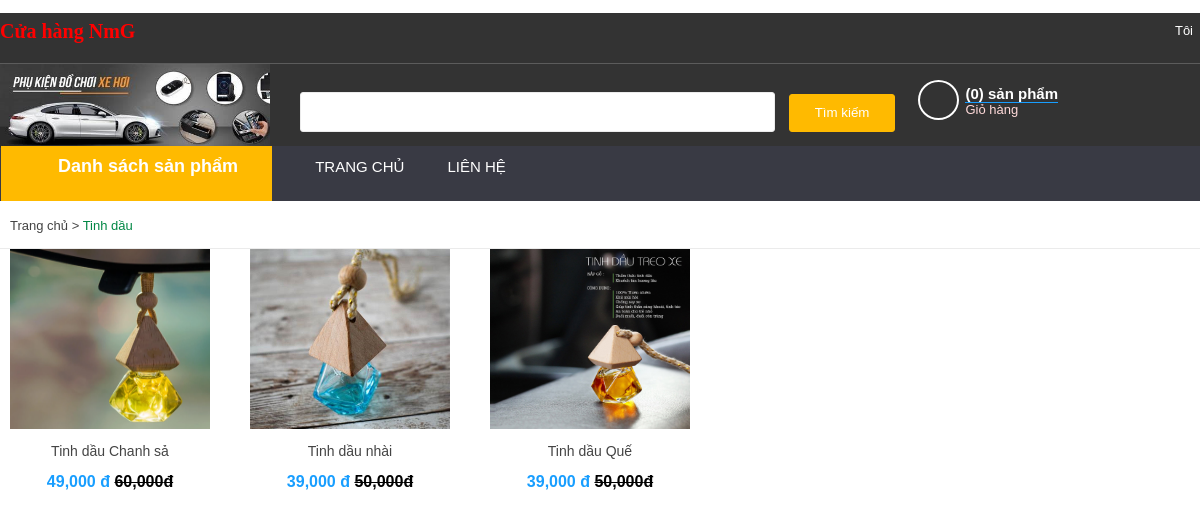
The app's page /indexSanpham.php?mod=dssp&id=1 with its own data.
### tables this page shows
CREATE TABLE `loaisanpham` (
  `MaLoaiSanPham` int(11) NOT NULL,
  `TenLoaiSanPham` varchar(64) DEFAULT NULL,
  `BiXoa` tinyint(1) DEFAULT 0
);

CREATE TABLE `sanpham` (
  `MaSanPham` int(11) NOT NULL,
  `TenSanPham` varchar(45) DEFAULT NULL,
  `HinhURL` varchar(45) DEFAULT NULL,
  `GiaSanPham` int(11) DEFAULT NULL,
  `NgayNhap` date DEFAULT NULL,
  `SoLuong` int(11) DEFAULT NULL,
  `SoLuotXem` int(11) DEFAULT 0,
  `MoTa` text DEFAULT NULL,
  `BiXoa` tinyint(1) DEFAULT 0,
  `MaLoaiSanPham` int(11) NOT NULL,
  `MaHangSanXuat` int(11) NOT NULL,
  `BaoHanh` int(12) DEFAULT NULL,
  `SoLuongDaBan` int(12) DEFAULT 0,
  `GiaHang` int(20) NOT NULL
);

### dsspSanpham.php (the view)
<?php
if (isset($_GET["id"])) {
    $id = $_GET["id"];
    $sql = "SELECT * FROM sanpham WHERE MaLoaiSanPham = $id";
    $result = mysqli_query($conn, $sql);
    $loai = "SELECT * FROM loaisanpham WHERE MaLoaiSanPham = $id";
    $loaisp = mysqli_query($conn, $loai);
    $loaisp = mysqli_fetch_array($loaisp);
?>
<div id="vien">
    <div class="center">
        <div id="ban">
            <a id="ba" href="index.php">Trang chủ</a> >
            <font color="#008744">
                <?php
                echo ''.$loaisp['TenLoaiSanPham'].'';
                ?>
            </font>
        </div>
    </div>
</div>
<?php
    echo '<div class="center">';
    echo'<div class="hang1">';
    while($row = mysqli_fetch_array($result))
    {
        $id = $row['MaSanPham'];
        $name = $row['TenSanPham'];
        $price = $row['GiaSanPham'];
        $hinh = $row['HinhURL'];
        $gia = $row['GiaHang'];
        echo'<div class="list2"><a href="indexSanpham.php?mod=sanpham&id='.$id.'">
        <img src="image/'.$hinh.'" width="200px" height="180px"></a>';
        echo '<a id="tensp" href="indexSanpham.php?mod=sanpham&id='.$id.'"><p>'.$name.'</p></a>';
        echo'<span>';
        echo number_format($price, 0).' đ <del class="product-old-price" style="color: black;">'.number_format($gia, 0).'đ</del><br>';
        echo '</span></div>';
    }
    echo'</div>';
    echo'</div>';
}
?>

### style1.css (style rules this page uses)
body { font-family: Arial, sans-serif; margin: 0; padding: 0; }
.center { width: 100%; max-width: 1200px; margin: 0 auto; position: relative; }

### style2.css (style rules this page uses)
body { font-family: arial; background: #fff; font-size: 13px; color: #444; }
a#tensp { text-decoration: none; color: #444; }
#ba { text-decoration: none; color: #444; }
.center { width: 100%; max-width: 1200px; margin: 0 auto; position: relative; }
#ban { padding-top: 17px; padding-bottom: 15px; padding-left: 10px; }
#vien { border-bottom: 1px solid #ebebeb; }
.hang1 { width: 100%; max-width: 1200px; margin: 0 auto; margin-right: 10px; margin-left: 10px; }
.list2 { width: 200px; height: 250px; text-align: center; font-size: 14px; margin-right: 40px; display: inline-block; }
.list2 span { color: rgb(24, 158, 255); font-size: 16px; display: block; font-weight: bold; font-family: 'Arial',sans-serif; }
a { text-decoration: none; color: #444; }

### records on screen
loaisanpham: TenLoaiSanPham "Tinh dầu"
sanpham: HinhURL (picture), TenSanPham "Tinh dầu Chanh sả", GiaSanPham "49,000", GiaHang "60,000"
sanpham: HinhURL (picture), TenSanPham "Tinh dầu nhài", GiaSanPham "39,000", GiaHang "50,000"
sanpham: HinhURL (picture), TenSanPham "Tinh dầu Quế", GiaSanPham "39,000", GiaHang "50,000"
